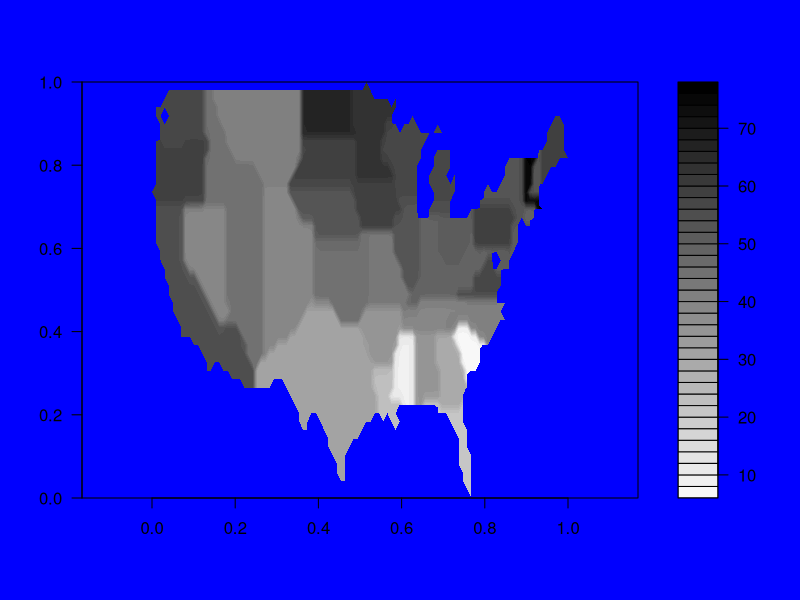
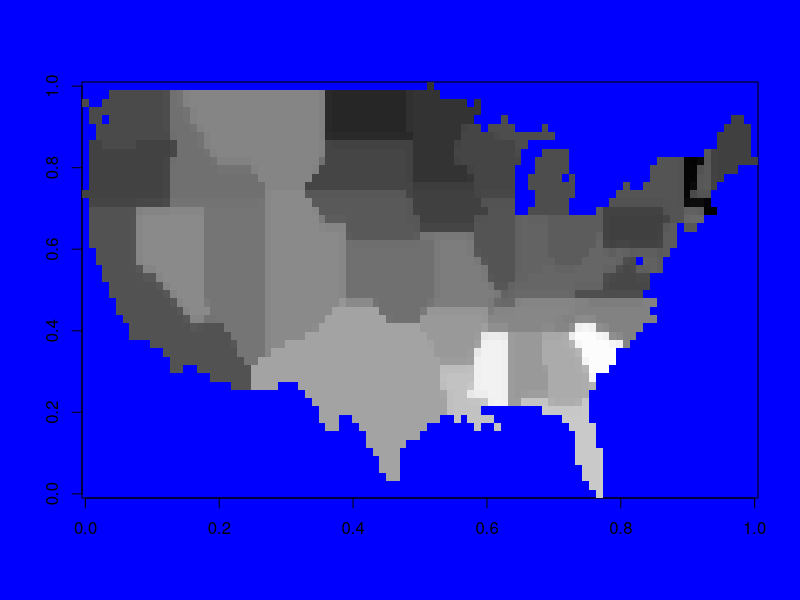

These figures' R source, in order:
library(maps)


### Name: smooth.map
### Title: Smooth out aggregated data
### Aliases: smooth.map
### Keywords: dplot

### ** Examples

# compare to the example for match.map
data(state, package = "datasets")
data(votes.repub)
z = votes.repub[, "1900"]
m = map("state", fill = TRUE, plot = FALSE)
# use a small span to fill in, but not smooth, the data
# increase the resolution to get better results
fit = smooth.map(m, z, span = 1/100, merge = TRUE, ave = TRUE)
mat = tapply(fit$z, fit[1:2], mean)
gray.colors <- function(n) gray(rev(0:(n - 1))/n)
par(bg = "blue")
filled.contour(mat, color.palette = gray.colors, nlev = 32, asp = 1)
# another way to visualize:
image(mat, col = gray.colors(100))

# for a higher degree of smoothing:
# fit = smooth.map(m, z, merge = TRUE, ave = TRUE)
# interpolation, state averages are preserved:
# fit = smooth.map(m, z, merge = TRUE, ave = TRUE, type = "interp")
